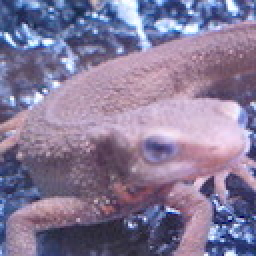
#> input picture assets/imori.jpg, 128 x 128 px, found by its file name (shown 2 times larger)
$ python thinning.py
#> lines starting #> are read from the running program, lines starting #| are printed output that depends on the picture; after the words box and inside, x2 and y2 are one past the last pixel; in counts of white or black regions, pixels touching at a corner belong together
"""
图像细化相关问题：
66. 基本细化算法 - 使用基本的细化算法进行图像细化
67. Hilditch细化 - 使用Hilditch算法进行图像细化
68. Zhang-Suen细化 - 使用Zhang-Suen算法进行图像细化
69. 骨架提取 - 使用形态学操作提取图像骨架
70. 中轴变换 - 计算图像的中轴变换
"""

import cv2
import numpy as np
from scipy import ndimage

def basic_thinning(img_path):
    """
    问题66：基本细化算法
    使用基本的细化算法进行图像细化

    参数:
        img_path: 输入图像路径

    返回:
        细化结果
    """
#> called with img_path = '../images/imori.jpg'
    # 读取图像
    img = cv2.imread(img_path, cv2.IMREAD_GRAYSCALE)
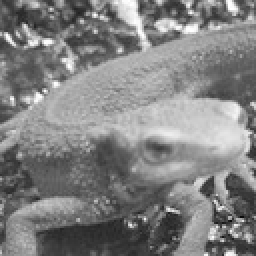
#> img: shape (128, 128) (shown 2 times larger); min 8, max 255, mean 129.1
    if img is None:
        raise ValueError(f"无法读取图像: {img_path}")

    # 二值化
    _, binary = cv2.threshold(img, 127, 255, cv2.THRESH_BINARY)
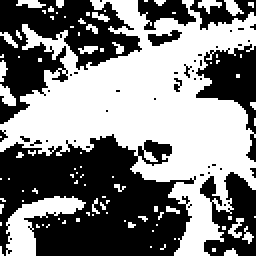
#> binary: shape (128, 128) (shown 2 times larger); 50.6% white; 44 black regions (37 under 20 px), largest, box (x1, y1, x2, y2) and area: (0, 67, 98, 128) 4043, (0, 0, 71, 62) 1950, (98, 22, 128, 81) 739

    # 转换为0和1的格式
    skeleton = binary.copy() // 255
    changing = True

    # 定义结构元素
    B1 = np.array([[0, 0, 0],
                   [0, 1, 0],
                   [1, 1, 1]], dtype=np.uint8)
    B2 = np.array([[0, 0, 0],
                   [1, 1, 0],
                   [1, 1, 0]], dtype=np.uint8)

    while changing:
        changing = False
        temp = skeleton.copy()

        # 应用细化操作
        for i in range(4):
            # 旋转结构元素
            b1 = np.rot90(B1, i)
            b2 = np.rot90(B2, i)

            # 应用结构元素
            eroded1 = cv2.erode(temp, b1)
            dilated1 = cv2.dilate(eroded1, b1)
            eroded2 = cv2.erode(temp, b2)
            dilated2 = cv2.dilate(eroded2, b2)

            # 更新骨架
            skeleton = skeleton & ~(temp - dilated1)
            skeleton = skeleton & ~(temp - dilated2)

            if np.any(temp != skeleton):
                changing = True
#> this loop made 17 passes
#> pass 2, in basic_thinning, `temp = skeleton.copy()`:
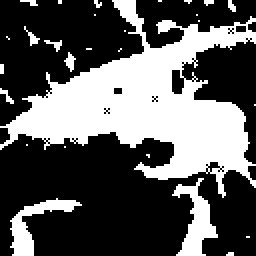
#> temp: shape (128, 128) (shown 2 times larger); values 0 (black) and 1 (white), 35.7% white; 28 white regions (21 under 20 px), largest, box (x1, y1, x2, y2) and area: (0, 0, 128, 99) 4953, (86, 89, 109, 128) 377, (5, 99, 41, 128) 323
#> pass 3, in basic_thinning, `temp = skeleton.copy()`:
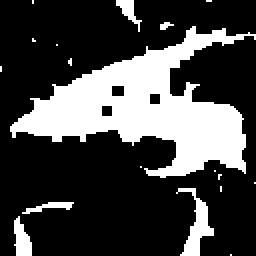
#> temp: shape (128, 128) (shown 2 times larger); values 0 (black) and 1 (white), 26.9% white; 18 white regions (13 under 20 px), largest, box (x1, y1, x2, y2) and area: (5, 13, 128, 89) 3860, (88, 94, 107, 128) 239, (7, 108, 16, 128) 119, (58, 0, 71, 16) 77, (11, 101, 37, 107) 68
#> after the loop: eroded1: shape (128, 128); every value is 0

    # 转换回0-255格式
    result = skeleton.astype(np.uint8) * 255

    # 转换为彩色图像
    result = cv2.cvtColor(result, cv2.COLOR_GRAY2BGR)
#> result: shape (128, 128, 3); every value is 0

    return result

# [298 lines left out: functions hilditch_thinning, zhang_suen_thinning, skeleton_extraction, medial_axis_transform, compute_zhang_suen_manual, not called in this run]

def main(problem_id=66):
    """
    主函数，通过problem_id选择要运行的问题

    参数:
        problem_id: 问题编号，默认为66
    """
    input_path = "../images/imori.jpg"

    if problem_id == 66:
        result = basic_thinning(input_path)
        output_path = "../images/answer_66.jpg"
        title = "基本细化算法"
    elif problem_id == 67:
        result = hilditch_thinning(input_path)
        output_path = "../images/answer_67.jpg"
        title = "Hilditch细化"
    elif problem_id == 68:
        result = zhang_suen_thinning(input_path)
        output_path = "../images/answer_68.jpg"
        title = "Zhang-Suen细化"
    elif problem_id == 69:
        result = skeleton_extraction(input_path)
        output_path = "../images/answer_69.jpg"
        title = "骨架提取"
    elif problem_id == 70:
        result = medial_axis_transform(input_path)
        output_path = "../images/answer_70.jpg"
        title = "中轴变换"
    else:
        print(f"问题 {problem_id} 不存在")
        return

    # 保存结果
    cv2.imwrite(output_path, result)

    # 显示结果
    cv2.imshow(title, result)
    cv2.waitKey(0)
    cv2.destroyAllWindows()

if __name__ == "__main__":
    import sys
    problem_id = int(sys.argv[1]) if len(sys.argv) > 1 else 66
    main(problem_id)

$ run again, with assets/3.jpg copied over assets/imori.jpg
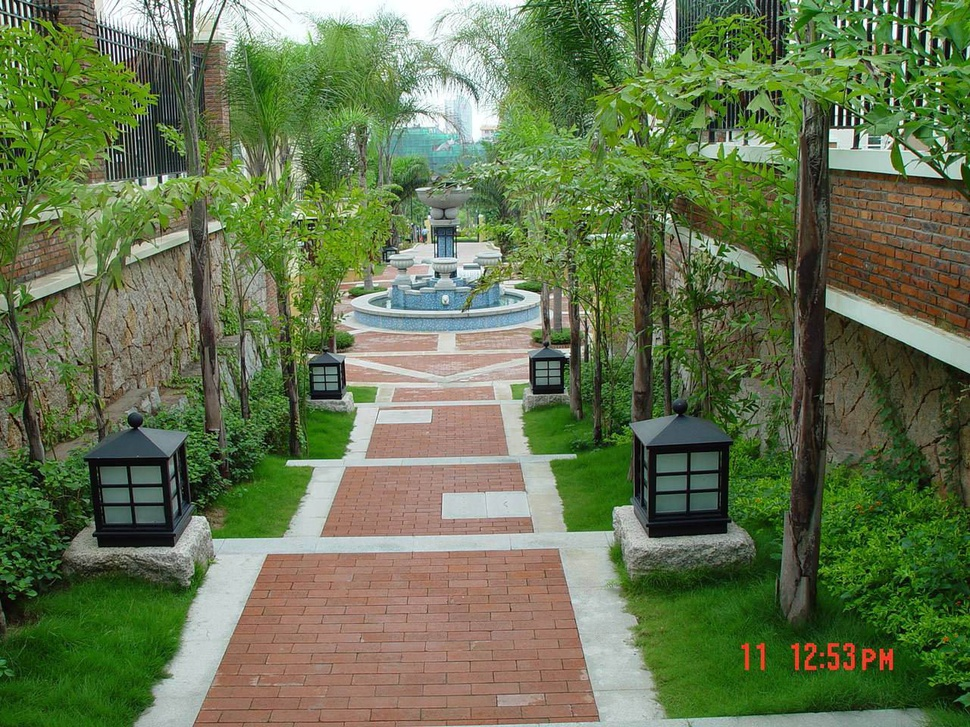
#> input picture assets/3.jpg, 970 x 727 px, shrunk from 1280 x 960 before the run, found by its file name
#> in basic_thinning, `_, binary = cv2.threshold(img, 127, 255, cv2.THRESH_BINARY)`:
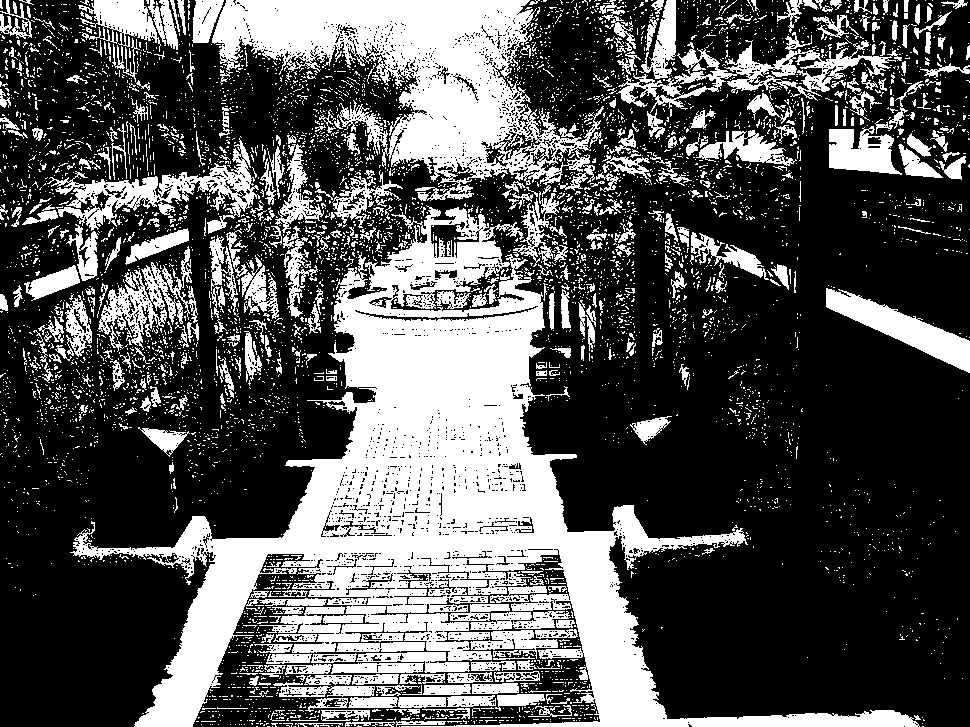
#> binary: shape (727, 970); 33.4% white; 5649 white regions (5205 under 20 px), largest, box (x1, y1, x2, y2) and area: (70, 205, 920, 727) 99557, (212, 0, 604, 201) 33259, (616, 32, 902, 113) 5260
#> the loop in basic_thinning, `while changing:` made 38 passes
#> pass 3, in basic_thinning, `temp = skeleton.copy()`:
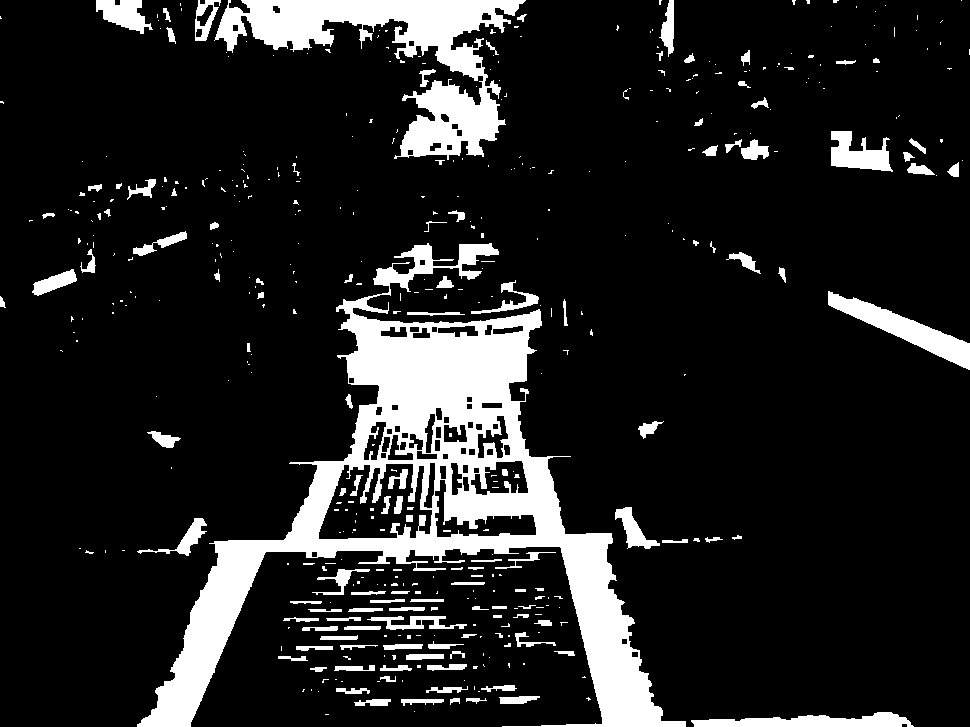
#> temp: shape (727, 970); values 0 (black) and 1 (white), 13.8% white; 455 white regions (324 under 20 px), largest, box (x1, y1, x2, y2) and area: (137, 243, 686, 727) 55934, (214, 0, 526, 160) 16664, (828, 291, 970, 370) 3103
#> result: shape (727, 970, 3); every value is 0

$ run again, with assets/2.png saved as assets/imori.jpg
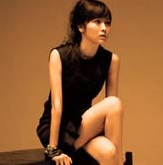
#> input picture assets/2.png, 163 x 165 px, found by its file name
#> in basic_thinning, `_, binary = cv2.threshold(img, 127, 255, cv2.THRESH_BINARY)`:
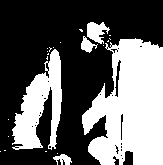
#> binary: shape (165, 163); 39.1% white; 23 white regions (18 under 20 px), largest, box (x1, y1, x2, y2) and area: (82, 38, 163, 165) 7338, (12, 49, 62, 150) 2577, (87, 22, 110, 44) 308, (81, 36, 98, 53) 139, (53, 154, 72, 165) 123
#> the loop in basic_thinning, `while changing:` made 41 passes
#> pass 3, in basic_thinning, `temp = skeleton.copy()`:
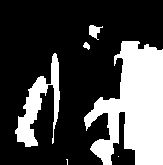
#> temp: shape (165, 163); values 0 (black) and 1 (white), 28.5% white; 6 white regions (2 under 20 px), largest, box (x1, y1, x2, y2) and area: (84, 41, 163, 165) 5997, (15, 53, 60, 147) 1500, (89, 25, 103, 40) 114, (83, 42, 90, 50) 35
#> result: shape (165, 163, 3); every value is 0
